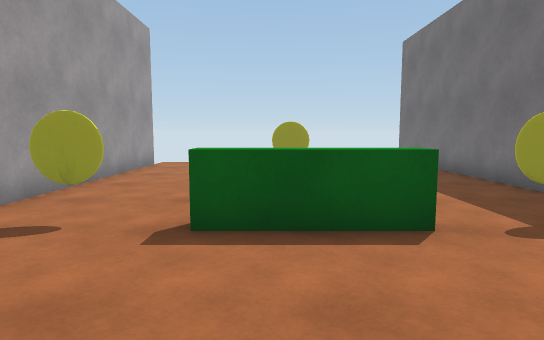
view 1 (above)

13 first-person views from a walk through a Unity game level. The camera is 1.2 m above the floor, tilts 6° down and sees 75° across. The floor is counted in squares, 1 m on a side. Each view is taken from the middle of a square. On the plan, view 1 faces up. The plan holds only what a view shows up to about 14 squares ahead; the rest is blank. The place goes on beyond the plan. The player character is not drawn.

view 2
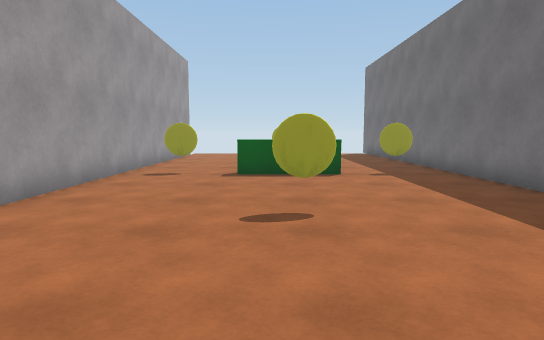

view 3
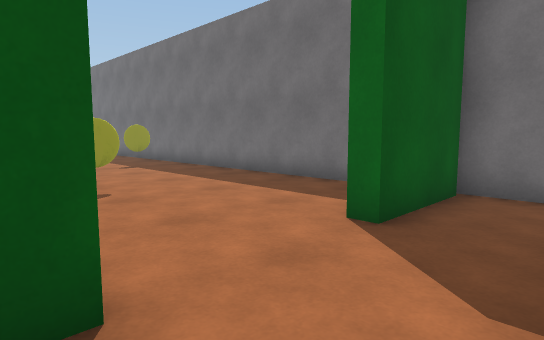

view 4
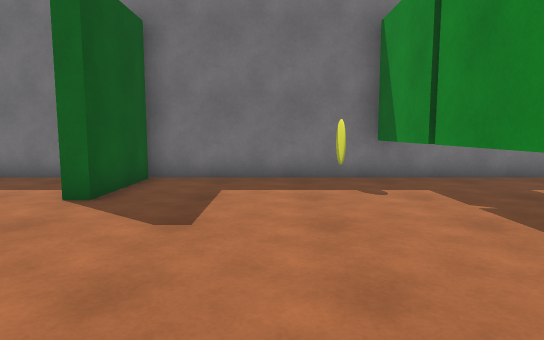

view 5
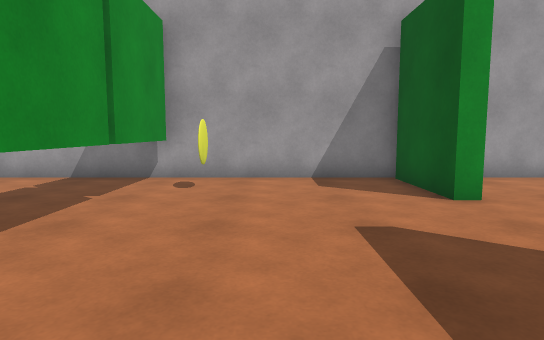

view 6
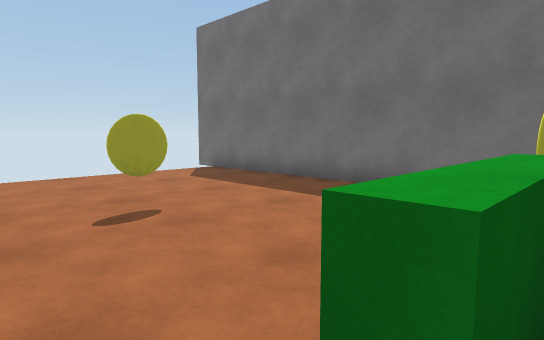

view 7
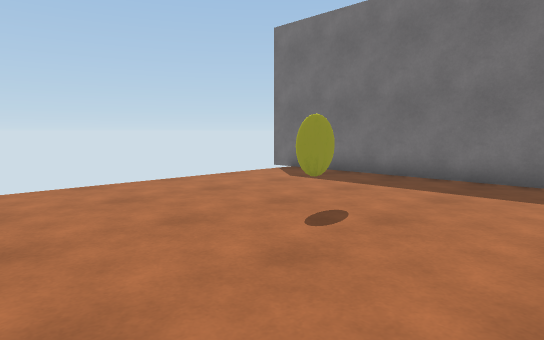

view 8
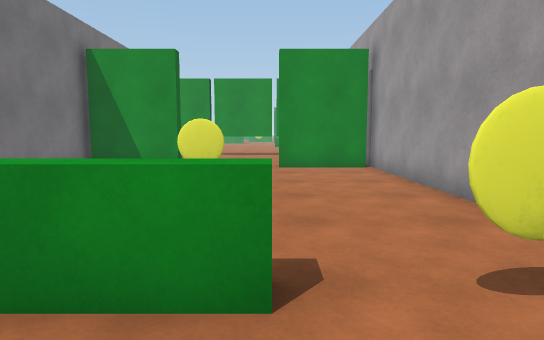

view 9
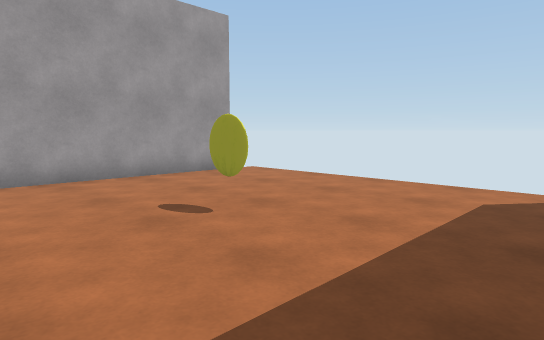

view 10
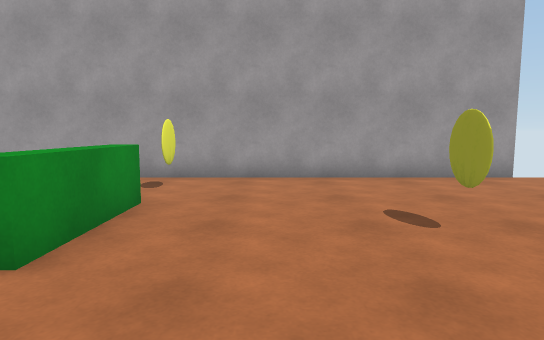

view 11
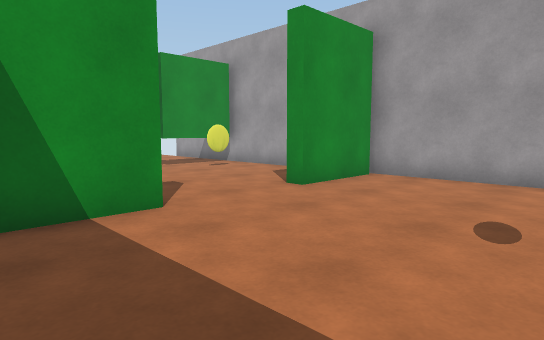

view 12
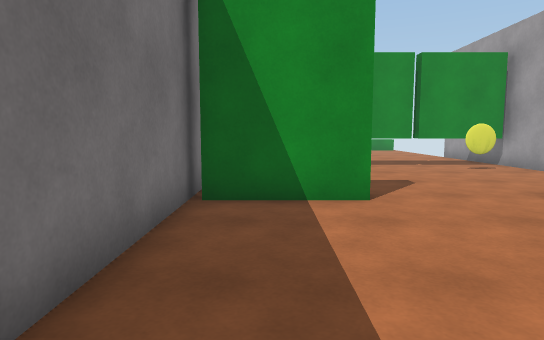

view 13
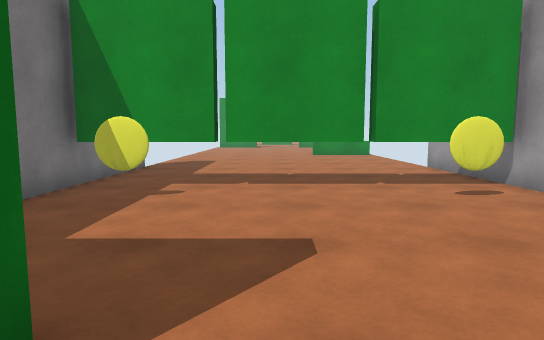

### Floor plan
Key: @ floor where view 1 was taken; # wall or solid block; x gap in a wall; . floor; ^ raised ledge; T thing the floor can be seen under or through.
Columns run from 5 left of view 1 to 6 right of it. Each row starts with its distance up from view 1.
 15            #
 14  ..........#
 13 #..........#
 12 #..........#
 11 #..........#
 10 #..........#
  9 #..........#
  8 #..........#
  7 #..........#
  6 #..........#
  5 #.#......#.#
  4 #....^^....#
  3 #..........#
  2 #..........#
  1 #..........#
  0 #....@.....#
 -1 #..........#
 -2 #..........#
 -3 #..........#
 -4 #..........#
 -5 #..........#
 -6 ####....####
 -7 #..........#
 -8 #..........#
 -9 #..........#
-10 #..........#
-11 #.##.......#
-12 ####xTTxTTx#
-13 # .........#
-14 #          #

Where each view was taken, in squares from view 1:
view 1: 0 up, 0 right, facing up
view 2: 6 down, 0 right, facing up
view 3: 8 down, 2 left, facing up-right
view 4: 9 down, 4 left, facing right
view 5: 9 down, 5 right, facing left
view 6: 4 up, 2 left, facing up-right
view 7: 6 up, 4 left, facing up-right
view 8: 7 up, 1 left, facing down
view 9: 6 up, 5 right, facing up-left
view 10: 7 up, 5 right, facing left
view 11: 0 up, 5 right, facing down-left
view 12: 1 up, 4 right, facing down
view 13: 4 down, 1 right, facing down
